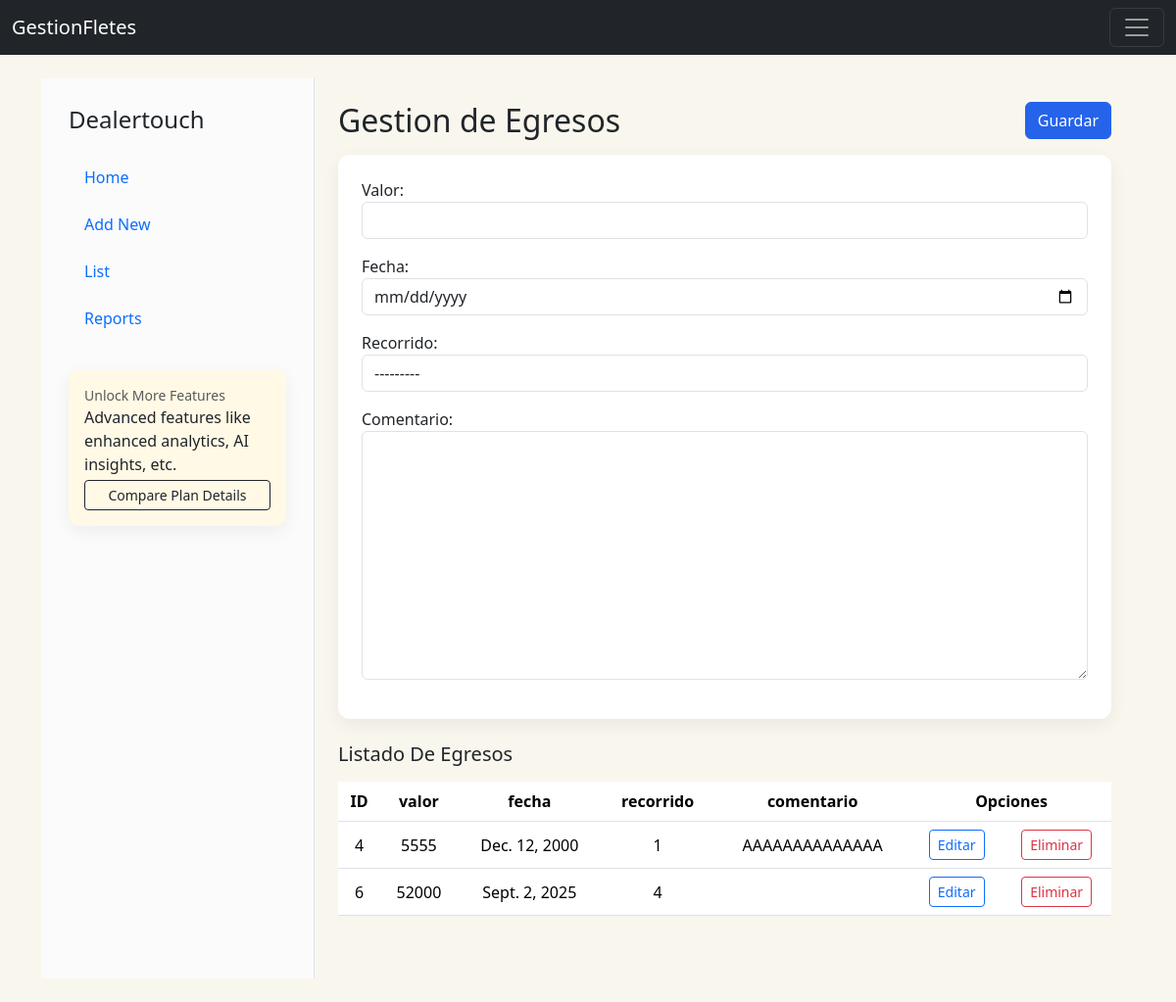
Screenshot of /IngEgr/registrarEgresos/ with the database file from the repository.
### IngresosEgresos/models.py (models this page shows, shortened)
class Egresos(models.Model):
    egresoID = models.AutoField(primary_key=True)
    valor = models.PositiveIntegerField()
    fecha = models.DateField()
    recorrido = models.ForeignKey(Recorridos, on_delete=models.CASCADE, null=True)
    comentario = models.TextField(max_length=50, null=True)

### CrudRecorridos/models.py (models this page shows)
class Recorridos(models.Model):
    recorridoID = models.AutoField(primary_key=True)
    conductor = models.ForeignKey(Conductores, on_delete=models.CASCADE)
    vehiculo = models.ForeignKey(Vehiculos, on_delete=models.CASCADE)
    fecha = models.DateField()
    direccionOrigen = models.CharField(max_length=50)
    direccionDestino = models.CharField(max_length=50)
    carga = models.TextField(max_length=100)
    detalle = models.TextField(max_length=100, null=True)
    distancia_km = models.FloatField(null=True, blank=True, help_text='Distancia recorrida en km')
    gps_data = models.JSONField(null=True, blank=True, help_text='Datos GPS del recorrido (lista de puntos, GPX, etc)')
    def __str__(self):
        texto= "{0} {1} {2} {3} {4} {5} {6} {7}"
        return texto.format(self.recorridoID, self.conductor, self.vehiculo, self.fecha, self.direccionOrigen, self.direccionDestino, self.carga, self.detalle)

### IngresosEgresos/views.py (the view)
# urls.py: path('registrarEgresos/', views.registrarEgresos, name='registrarEgresos'),
def registrarEgresos(request):
    egresos = Egresos.objects.all()
    if request.method == 'POST':
        form = EgresosForm(request.POST)
        if form.is_valid():
            form.save()
            messages.success(request, 'Egreso Registrado Correctamente!')
            return redirect('registrarEgresos')
        else:
            messages.error(request, 'Error al registrar el Egreso. Por favor, verificar los datos.')
            return render(request,'gestionEgresos.html', {"form":form, "egresos":egresos})
    else:
        form = EgresosForm()
        return render(request,'gestionEgresos.html', {"form":form, "egresos":egresos})

### IngresosEgresos/forms.py
class EgresosForm(forms.ModelForm):
    class Meta:
        model = Egresos
        fields = ['valor', 'fecha', 'recorrido', 'comentario']
    def __init__(self, *args, **kwargs):
        super(EgresosForm, self).__init__(*args, **kwargs)
        self.fields['comentario'].required = False

### CrudConductores/models.py (called while the page is built)
    def __str__(self):
        texto= "{0} {1} {2} {3} {4} {5} {6}"
        return texto.format(self.conductorID, self.rut, self.nombre, self.apellido, self.fechaNacimiento, self.direccion, self.licencia)

### CrudVehiculos/models.py (called while the page is built)
    def __str__(self):
        texto= "{0} {1} {2} {3} {4} {5} {6}"
        return texto.format(self.vehiculoID, self.patente, self.marca, self.modelo, self.fechaAdquisicion, self.estado, self.comentario)

### IngresosEgresos/templates/gestionEgresos.html (shortened to what this page needs)
{% extends "partials/gestion_layout.html" %}
{% load widget_tweaks %}
{% block gestion_header %}
        <div class="d-flex align-items-start mb-3">
            <div>
                <h2 class="mb-0">Gestion de Egresos</h2>
            </div>
            <div class="ms-auto">
                <button form="egresosForm" type="submit" class="btn btn-primary">Guardar</button>
            </div>
        </div>
{% endblock %}
{% block gestion_body %}
        <form id="egresosForm" action="{% url 'registrarEgresos' %}" method="post">
            <div class="mb-3">
                {{ form.valor.label_tag }}
                {% render_field form.valor class="form-control" %}
            </div>
            <div class="mb-3">
                {{ form.fecha.label_tag }}
                {% render_field form.fecha class="form-control" type="date" %}
            </div>
            <div class="mb-3">
                {{ form.recorrido.label_tag }}
                {% render_field form.recorrido class="form-control" %}
            </div>
            <div class="mb-3">
                {{ form.comentario.label_tag }}
                {% render_field form.comentario class="form-control" %}
            </div>
        </form>
    {% endblock %}
    {% block gestion_after %}
        <h5>Listado De Egresos</h5>
        <div class="table responsive py-2">
            <table class="table table-hover">
                <thead>
                    <tr>
                        <th>ID</th>
                        <th>valor</th>
                        <th>fecha</th>
                        <th>recorrido</th>
                        <th>comentario</th>
                        <th colspan="2">Opciones</th>
                    </tr>
                </thead>
                <tbody>
                    {% for egreso in egresos %}
                        <tr>
                            <td>{{egreso.egresoID}}</td>
                            <td>{{egreso.valor}}</td>
                            <td>{{egreso.fecha}}</td>
                            <td>{{egreso.recorrido.recorridoID}}</td>
                            <td>{{egreso.comentario}}</td>
                            <td><a href ="{%url 'editarEgresos' egreso.egresoID %}" class = "btn btn-sm btn-outline-primary" >Editar </a></td>
                            <td><a href ="{%url 'eliminarEgresos' egreso.egresoID %}" class = "btn btn-sm btn-outline-danger btnEliminacion" >Eliminar </a></td>
                        </tr>
                    {% empty %}
                        <tr><td colspan="7">No egresos registrados.</td></tr>
                    {% endfor %}
                </tbody>
            </table>
        </div>
    {% endblock %}

### Home/static/css/gestionFletes.css (style rules this page uses)
th, td { text-align: center; vertical-align: middle; }
body { background-color: #F9F6EE; }
.btn-primary { background: #2563eb; border-color:#2563eb }

### rows the page displays
Egresos: egresoID "4", valor "5555", fecha "Dec. 12, 2000", recorrido.recorridoID "1", comentario "AAAAAAAAAAAAAA"
Egresos: egresoID "6", valor "52000", fecha "Sept. 2, 2025", recorrido.recorridoID "4"
